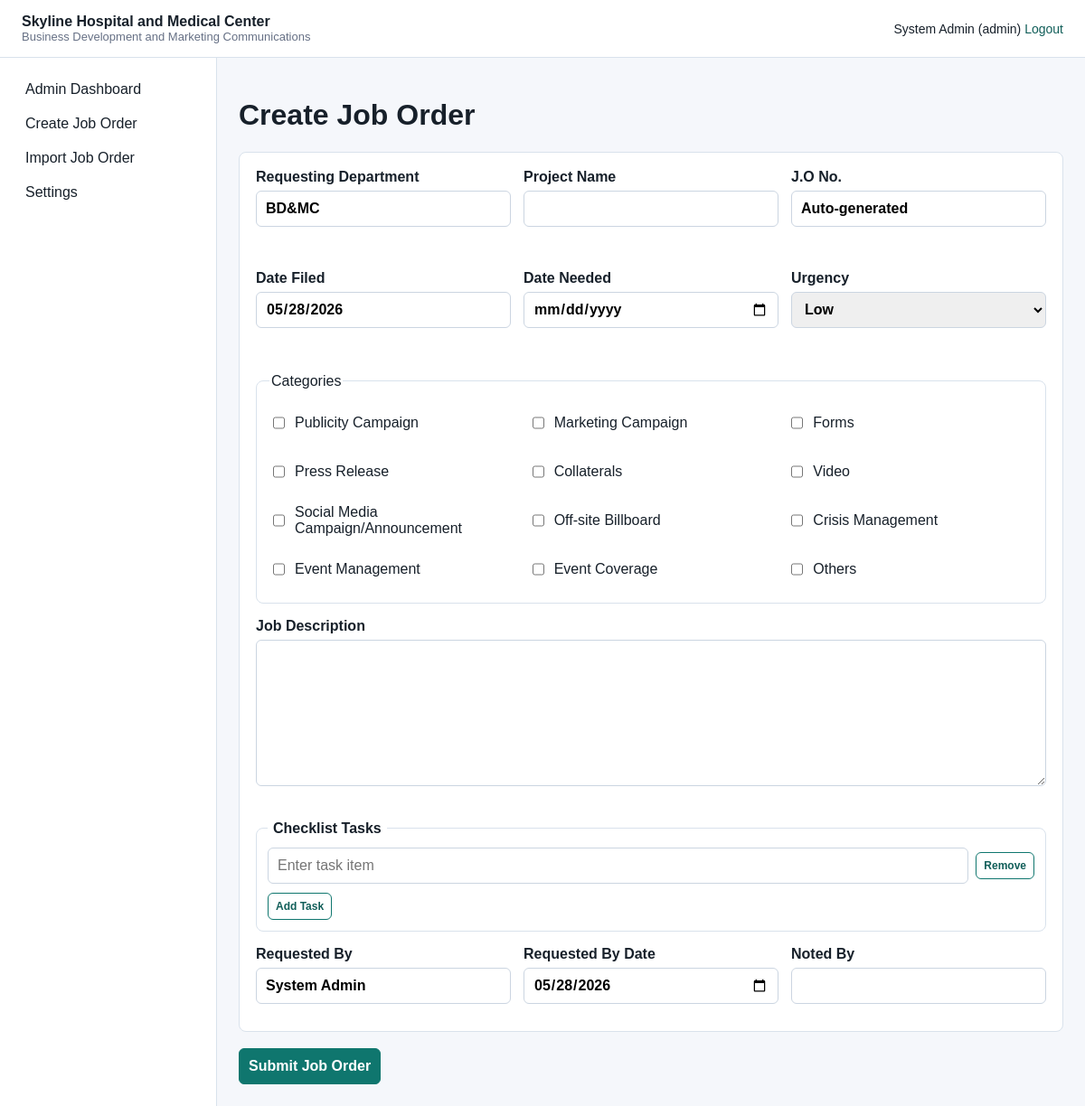
The page /user/create_job_order.php (signed in) on the database its author committed.
### tables this page shows
CREATE TABLE IF NOT EXISTS categories (
    id INT AUTO_INCREMENT PRIMARY KEY,
    category_name VARCHAR(150) NOT NULL UNIQUE
);

### includes/functions.php (called while the page is built, shortened)
<?php
function e(?string $value): string
{
    return htmlspecialchars((string) $value, ENT_QUOTES, 'UTF-8');
}
function current_user(): ?array
{
    return $_SESSION['user'] ?? null;
}
function is_admin(): bool
{
    return (current_user()['role'] ?? '') === 'admin';
}
function selected(string $actual, string $expected): string
{
    return $actual === $expected ? 'selected' : '';
}
function checked(bool $condition): string
{
    return $condition ? 'checked' : '';
}

### includes/job_order_repository.php (called while the page is built, shortened)
<?php
function category_options(PDO $pdo): array
{
    return $pdo->query('SELECT id, category_name FROM categories ORDER BY id')->fetchAll();
}

### includes/job_order_form.php (the view, shortened to what this page needs)
<?php
$order = $order ?? [];
$errors = $errors ?? [];
$selectedCategoryIds = $selectedCategoryIds ?? [];
$checklistTasks = [];
if (!$checklistTasks) {
    $checklistTasks = [''];
}
?>
<section class="panel">
    <div class="form-grid">
        <label>Requesting Department
            <input name="requesting_department" required value="<?= e($order['requesting_department'] ?? current_user()['department'] ?? '') ?>">
            <small><?= e($errors['requesting_department'] ?? '') ?></small>
        </label>
        <label>Project Name
            <input name="project_name" required value="<?= e($order['project_name'] ?? '') ?>">
            <small><?= e($errors['project_name'] ?? '') ?></small>
        </label>
        <label>J.O No.
            <input readonly value="<?= e($order['jo_number'] ?? 'Auto-generated') ?>">
            <small aria-hidden="true">&nbsp;</small>
        </label>
        <label>Date Filed
            <input type="date" name="date_filed" readonly value="<?= e($order['date_filed'] ?? date('Y-m-d')) ?>">
            <small><?= e($errors['date_filed'] ?? '') ?></small>
        </label>
        <label>Date Needed
            <input type="date" name="date_needed" required value="<?= e($order['date_needed'] ?? '') ?>">
            <small><?= e($errors['date_needed'] ?? '') ?></small>
        </label>
        <label>Urgency
            <select name="urgency">
                <?php foreach (['Low', 'Medium', 'High', 'Critical'] as $urgency): ?>
                    <option <?= selected($order['urgency'] ?? 'Low', $urgency) ?>><?= e($urgency) ?></option>
                <?php endforeach; ?>
            </select>
            <small aria-hidden="true">&nbsp;</small>
        </label>
    </div>
    <fieldset class="category-list">
        <legend>Categories</legend>
        <?php foreach ($categories as $category): ?>
            <label>
                <input type="checkbox" name="categories[]" value="<?= (int) $category['id'] ?>"
                    data-category-name="<?= e($category['category_name']) ?>"
                    <?= checked(in_array((int) $category['id'], $selectedCategoryIds, true)) ?>>
                <?= e($category['category_name']) ?>
            </label>
        <?php endforeach; ?>
    </fieldset>
    <label>Job Description
        <textarea name="job_description" rows="8" required><?= e($order['job_description'] ?? '') ?></textarea>
        <small><?= e($errors['job_description'] ?? '') ?></small>
    </label>
    <fieldset class="checklist-panel">
        <legend>Checklist Tasks</legend>
        <div class="checklist-tasks" data-checklist>
            <?php foreach ($checklistTasks as $task): ?>
                <div class="checklist-row">
                    <input name="checklist_tasks[]" value="<?= e($task) ?>" placeholder="Enter task item">
                    <button type="button" class="button secondary compact" data-remove-task>Remove</button>
                </div>
            <?php endforeach; ?>
        </div>
        <button type="button" class="button secondary compact" data-add-task onclick="addChecklistTask(this)">Add Task</button>
    </fieldset>
    <div class="form-grid">
        <label>Requested By
            <input name="requested_by" value="<?= e($order['requested_by'] ?? current_user()['full_name'] ?? '') ?>">
        </label>
        <label>Requested By Date
            <input type="date" name="requested_by_date" value="<?= e($order['requested_by_date'] ?? date('Y-m-d')) ?>">
        </label>
        <label>Noted By
            <input name="noted_by" value="<?= e($order['noted_by'] ?? '') ?>">
        </label>
    </div>
</section>

### includes/header.php (shortened to what this page needs)
<!doctype html>
<html lang="en">
<head>
    <link rel="stylesheet" href="/job-order-system/assets/css/style.css?v=15">
</head>
<body>
<header class="topbar">
    <div>
        <strong>Skyline Hospital and Medical Center</strong>
        <span>Business Development and Marketing Communications</span>
    </div>
    <?php if (current_user()): ?>
        <div class="account">
            <?= e(current_user()['full_name']) ?> (<?= e(current_user()['role']) ?>)
            <a href="/job-order-system/auth/logout">Logout</a>
        </div>
    <?php endif; ?>
</header>
<div class="shell">
    <?php if (current_user()) require __DIR__ . '/sidebar.php'; ?>
    <main class="content">

### includes/sidebar.php (shortened to what this page needs)
<nav class="sidebar">
    <?php if (is_admin()): ?>
        <a href="/job-order-system/admin/dashboard">Admin Dashboard</a>
        <a href="/job-order-system/user/create_job_order">Create Job Order</a>
        <a href="/job-order-system/admin/import_job_order">Import Job Order</a>
        <a href="/job-order-system/admin/settings">Settings</a>
    <?php else: ?>
        <a href="/job-order-system/user/dashboard">Dashboard</a>
        <a href="/job-order-system/user/create_job_order">Create Job Order</a>
        <a href="/job-order-system/user/import_job_order">Import Job Order</a>
    <?php endif; ?>
</nav>

### user/create_job_order.php (shortened to what this page needs)
<?php
require_once __DIR__ . '/../config/database.php';
require_once __DIR__ . '/../includes/job_order_repository.php';
$categories = category_options($pdo);
$order = [];
$chosenCategoryIds = [];
$selectedCategoryIds = $chosenCategoryIds;
require_once __DIR__ . '/../includes/header.php';
?>
<h1>Create Job Order</h1>
<form method="post">
    <?php require __DIR__ . '/../includes/job_order_form.php'; ?>
    <button type="submit">Submit Job Order</button>
</form>
<?php require_once __DIR__ . '/../includes/footer.php'; ?>

### includes/footer.php (shortened to what this page needs)
    </main>
</div>
</body>
</html>

### assets/css/style.css (style rules this page uses)
:root { color-scheme: light; --ink: #17202a; --muted: #667085; --line: #d9e2ec; --panel: #ffffff; --bg: #f5f7fb; --brand: #0f766e; --brand-dark: #115e59; --warn: #b45309; --danger: #b91c1c; }
* { box-sizing: border-box; }
body { margin: 0; font-family: Arial, Helvetica, sans-serif; color: var(--ink); background: var(--bg); }
a { color: var(--brand-dark); text-decoration: none; }
.topbar { min-height: 64px; display: flex; align-items: center; justify-content: space-between; gap: 16px; padding: 12px 24px; background: #ffffff; border-bottom: 1px solid var(--line); }
.topbar span, .muted { color: var(--muted); display: block; font-size: 13px; }
.account { text-align: right; font-size: 14px; }
.shell { display: grid; grid-template-columns: 240px 1fr; min-height: calc(100vh - 64px); }
.sidebar { background: #ffffff; border-right: 1px solid var(--line); padding: 16px; }
.sidebar a { display: block; padding: 10px 12px; border-radius: 6px; color: var(--ink); }
.content { padding: 24px; max-width: 1240px; width: 100%; }
.auth-card, .panel, .card { background: var(--panel); border: 1px solid var(--line); border-radius: 8px; }
.panel { padding: 18px; margin-bottom: 18px; }
.form-grid { display: grid; grid-template-columns: repeat(3, minmax(180px, 1fr)); gap: 14px; }
.form-grid input, .form-grid select { height: 40px; line-height: 1.2; }
label { display: grid; gap: 6px; margin-bottom: 12px; font-weight: 600; }
input, select, textarea, button, .button { min-height: 40px; border: 1px solid #cbd5e1; border-radius: 6px; padding: 8px 10px; font: inherit; }
textarea { resize: vertical; }
button, .button { display: inline-flex; align-items: center; justify-content: center; background: var(--brand); color: #ffffff; border-color: var(--brand); cursor: pointer; font-weight: 700; }
.button.secondary, button.secondary { background: #ffffff; color: var(--brand-dark); }
button.compact, .button.compact { min-height: 30px; padding: 5px 8px; font-size: 12px; }
small, .error { color: var(--danger); min-height: 16px; }
.category-list { border: 1px solid var(--line); border-radius: 8px; display: grid; grid-template-columns: repeat(3, minmax(160px, 1fr)); gap: 8px 16px; margin: 16px 0; padding: 14px; }
.category-list label { display: flex; align-items: center; gap: 8px; font-weight: 500; margin: 0; }
.checklist-panel { border: 1px solid var(--line); border-radius: 8px; margin: 16px 0; padding: 12px; }
.checklist-panel legend { font-weight: 700; padding: 0 6px; }
.checklist-tasks { display: grid; gap: 8px; margin-bottom: 10px; }
.checklist-row { display: grid; grid-template-columns: 1fr auto; gap: 8px; align-items: center; }

### rows shown on the page
categories: category_name "Publicity Campaign"
categories: category_name "Marketing Campaign"
categories: category_name "Forms"
categories: category_name "Press Release"
categories: category_name "Collaterals"
categories: category_name "Video"
categories: category_name "Social Media Campaign/Announcement"
categories: category_name "Off-site Billboard"
categories: category_name "Crisis Management"
categories: category_name "Event Management"
categories: category_name "Event Coverage"
categories: category_name "Others"

### other values the page prints
current_user()['full_name'] "System Admin"
current_user()['role'] "admin"
form field urgency "Low"
